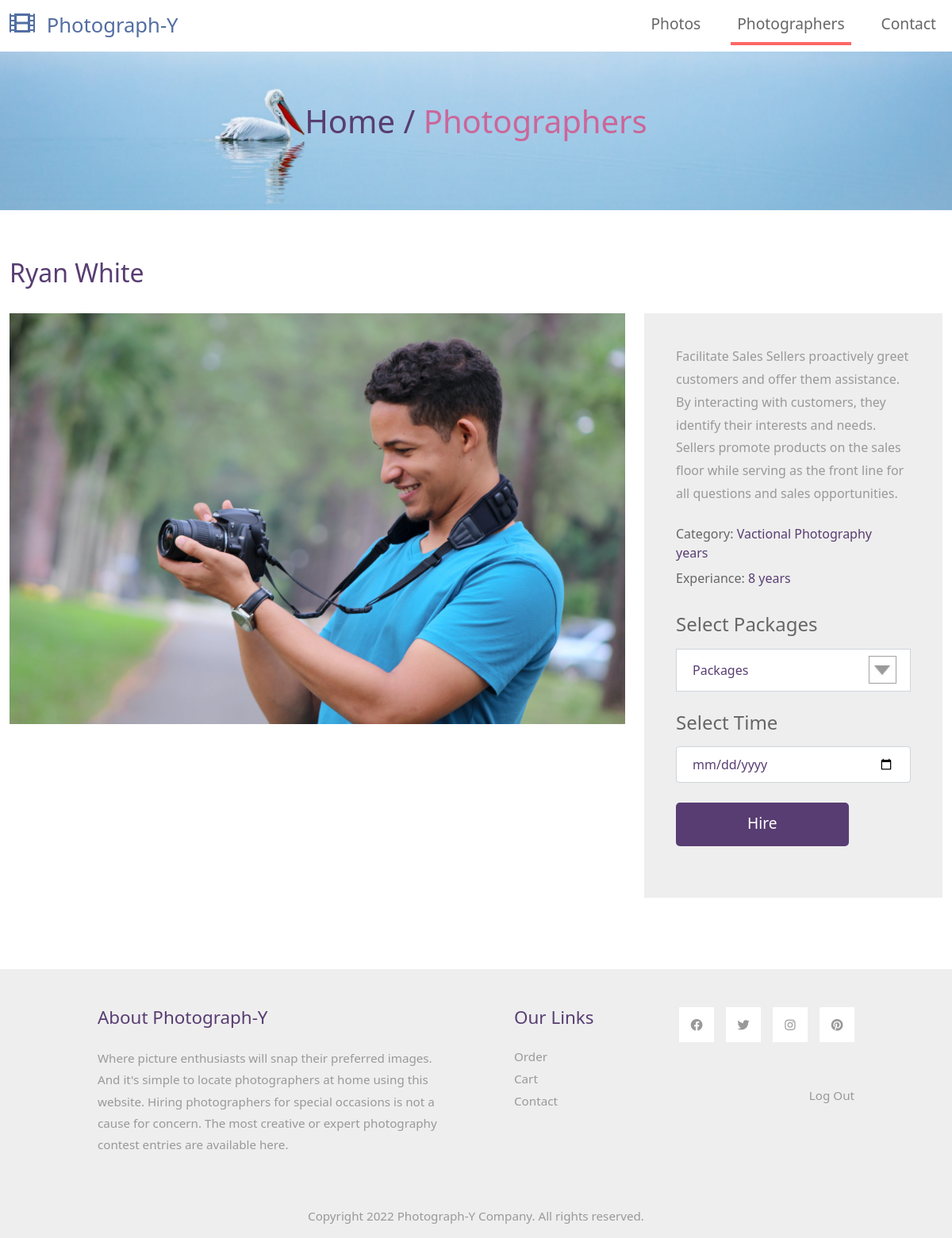
Screenshot of /customer/photographer-detail.php?p_id=1 with the database file from the repository.
### tables this page shows
CREATE TABLE `sellers` (
  `seller_id` int(100) NOT NULL,
  `user_id` int(100) NOT NULL,
  `fullname` varchar(100) NOT NULL,
  `details` text NOT NULL,
  `category` varchar(100) NOT NULL,
  `experiance` int(100) NOT NULL,
  `image` text NOT NULL,
  `icode` varchar(100) NOT NULL
);

### customer/photographer-detail.php (the view, shortened to what this page needs)
<?php $connection= mysqli_connect('localhost', 'root', '', 'photography'); ?>
<!DOCTYPE html>
<html lang="en">
<head>
    <link rel="stylesheet" href="css/bootstrap.min.css">
    <link rel="stylesheet" href="fontawesome/css/all.min.css">
    <link rel="stylesheet" href="css/style.css">
</head>
<body>
    <nav class="navbar navbar-expand-lg">
        <div class="container-fluid">
            <a class="navbar-brand" href="index.php">
                <i class="fas fa-film mr-2"></i>
                Photograph-Y
            </a>
            <div class="collapse navbar-collapse" id="navbarSupportedContent">
                <ul class="navbar-nav ml-auto mb-2 mb-lg-0">
                    <li class="nav-item">
                        <a class="nav-link nav-link-1 " aria-current="page" href="index.php">Photos</a>
                    </li>
                    <li class="nav-item">
                        <a class="nav-link nav-link-2 active" href="photographer.php">Photographers</a>
                    </li>
                    <li class="nav-item">
                        <a class="nav-link nav-link-4" href="contact.php">Contact</a>
                    </li>
                </ul>
            </div>
        </div>
    </nav>
    <div class="tm-hero d-flex justify-content-center align-items-center" data-parallax="scroll" data-image-src="img/hero.jpg">
        <h1 class="tm-text-primary mb-4">Home / <span class="tm-text-secondary">Photographers</span></h1>
    </div>
    <div class="container-fluid tm-container-content tm-mt-60">
        <?php
        if(isset($_GET['p_id'])){
            $the_seller_id=$_GET['p_id'];
        }
        $sql="SELECT * FROM sellers WHERE seller_id='$the_seller_id'";
        $get_seller = mysqli_query($connection, $sql);
        while($row=mysqli_fetch_assoc($get_seller)){
            $fullname=$row['fullname'];
            $details=$row['details'];
            $category=$row['category'];
            $experiance=$row['experiance'];
            $image=$row['image'];
        }
        ?>
        <div class="row mb-4">
            <h2 class="col-12 tm-text-primary"><?php echo $fullname; ?></h2>
        </div>
        <div class="row tm-mb-90">
            <div class="col-xl-8 col-lg-7 col-md-6 col-sm-12">
                <img src="../images/<?php echo"$image"; ?>" alt="Image" class="img-fluid">
            </div>
            <div class="col-xl-4 col-lg-5 col-md-6 col-sm-12">
                <div class="tm-bg-gray tm-video-details">
                    <p class="mb-4">
                        <?php echo"$details"; ?>
                    </p>
                    <div class="mb-4 d-flex flex-wrap">
                       <div class="mr-4 mb-2">
                            <span class="tm-text-gray-dark">Category: </span><span class="tm-text-primary"><?php echo"$category"; ?> years</span>
                        </div>
                        <div class="mr-4 mb-2">
                            <span class="tm-text-gray-dark">Experiance: </span><span class="tm-text-primary"><?php echo"$experiance"; ?> years</span>
                        </div>
                    </div>
                    <div>
                        <form id="contact-form" action="manage_cart.php" method="POST" class="tm-contact-form">
                            <h4 class="tm-text-gray-dark mb-3">Select Packages</h4>
                            <div class="form-group">
                                <select class="form-control" id="contact-select" name="price">
                                    <option value="-">Packages</option>
                                </select>
                            </div>
                            <h4 class="tm-text-gray-dark mb-3">Select Time</h4>
                            <div class="form-group">
                                 <input class="form-control" type="date" name="date" >
                            </div>
                            <div class="form-group tm-text-right">
                                <button type="submit" name="hire" class="btn btn-primary tm-btn-big">Hire</button>
                            </div>
                        </form>
                    </div>
                </div>
            </div>
        </div>
    </div>
    <footer class="tm-bg-gray pt-5 pb-3 tm-text-gray tm-footer">
        <div class="container-fluid tm-container-small">
            <div class="row">
                <div class="col-lg-6 col-md-12 col-12 px-5 mb-5">
                    <h3 class="tm-text-primary mb-4 tm-footer-title">About Photograph-Y</h3>
                    <p>Where picture enthusiasts will snap their preferred images. And it's simple to locate
                        photographers at home using this website. Hiring photographers for special occasions is not a
                        cause for concern. The most creative or expert photography contest entries are available here.
                    </p>
                </div>
                <div class="col-lg-3 col-md-6 col-sm-6 col-12 px-5 mb-5">
                    <h3 class="tm-text-primary mb-4 tm-footer-title">Our Links</h3>
                    <ul class="tm-footer-links pl-0">
                        <li><a href="invoice.php">Order</a></li>
                        <li><a href="cart.php">Cart</a></li>
                        <li><a href="contact.php">Contact</a></li>
                    </ul>
                </div>
                <div class="col-lg-3 col-md-6 col-sm-6 col-12 px-5 mb-5">
                    <ul class="tm-social-links d-flex justify-content-end pl-0 mb-5">
                        <li class="mb-2"><a href="https://facebook.com"><i class="fab fa-facebook"></i></a></li>
                        <li class="mb-2"><a href="https://twitter.com"><i class="fab fa-twitter"></i></a></li>
                        <li class="mb-2"><a href="https://instagram.com"><i class="fab fa-instagram"></i></a></li>
                        <li class="mb-2"><a href="https://pinterest.com"><i class="fab fa-pinterest"></i></a></li>
                    </ul>
                    <a href="../includes/logout.php" class="tm-text-gray text-right d-block mb-2">Log Out</a>
                </div>
            </div>
            <div class="row">
                <div class="col-lg-12 text-center">
                    Copyright 2022 Photograph-Y Company. All rights reserved.
                </div>
            </div>
        </div>
    </footer>
</body>
</html>

### customer/css/style.css (style rules this page uses)
p { line-height: 1.8; }
a { text-decoration: none; transition: all 0.3s ease; }
.container-fluid { max-width: 1770px; }
.tm-container-small { max-width: 1050px; }
.btn { border-radius: 0; }
.btn-primary { background-color: #583d72; border: 0; border-radius: 5px; padding: 12px 50px 14px; font-size: 1.2rem; }
.form-control { padding: 10px 20px; width: 100%; height: auto; }
.form-group { margin-bottom: 25px; }
.tm-btn-big { padding: 12px 90px 14px; }
.navbar-brand { color: #526ea3; font-size: 1.6rem; }
.navbar-brand i { font-size: 2rem; }
.tm-hero { min-height: 200px; background: transparent; }
.tm-mt-60 { margin-top: 60px; }
.tm-mb-90 { margin-bottom: 90px; }
.tm-text-primary { color: #583d72; }
.tm-text-secondary { color: #CC6699; }
.tm-bg-gray { background-color: #EEEEEE; }
.nav-item { margin-right: 30px; }
.nav-item:last-child { margin-right: 0; }
.nav-link { color: #666666; border-bottom: 4px solid transparent; font-size: 1.2rem; }
.nav-link-2.active, .nav-link-2:hover { border-color: #FF6666; }
p, .tm-text-gray { color: #999; }
.tm-text-gray-dark { color: #666; }
.tm-footer-links li { list-style: none; margin-bottom: 5px; }
.tm-footer-links li a { color: #999999; }
.tm-social-links li { list-style: none; margin-right: 15px; }
.tm-social-links li:last-child { margin-right: 0; }
.tm-social-links li a { color: #999999; width: 44px; height: 44px; display: flex; background-color: #fff; align-items: center; justify-content: center; }
.tm-footer { font-size: 0.95rem; }
.tm-footer-title { font-size: 1.4rem; }
.tm-video-details { height: 100%; padding: 40px; }
select.form-control { border-radius: 0; }
select.form-control option { height: 30px; }
select:not([multiple]) { -webkit-appearance: none; -moz-appearance: none; background-position: right 15px center; background-repeat: no-repeat; background-image: url(../img/select-arrow.png); padding: 14px 20px; padding-right: 20px; color: #666; }
.tm-contact-form { max-width: 420px; }
.form-control, input:-internal-autofill-selected, select:not([multiple]) { color: #583d72 !important; }
.form-control::placeholder { color: #583d72; opacity: 1; }

### rows the page displays
sellers: fullname "Ryan White", image (picture), details "Facilitate Sales Sellers proactively greet customers and offer them assistance. By interacting with customers, they identify their interests and needs. Sellers promote products on the sales floor while serving as the front line for all questions and sales opportunities.", category "Vactional Photography", experiance "8"
